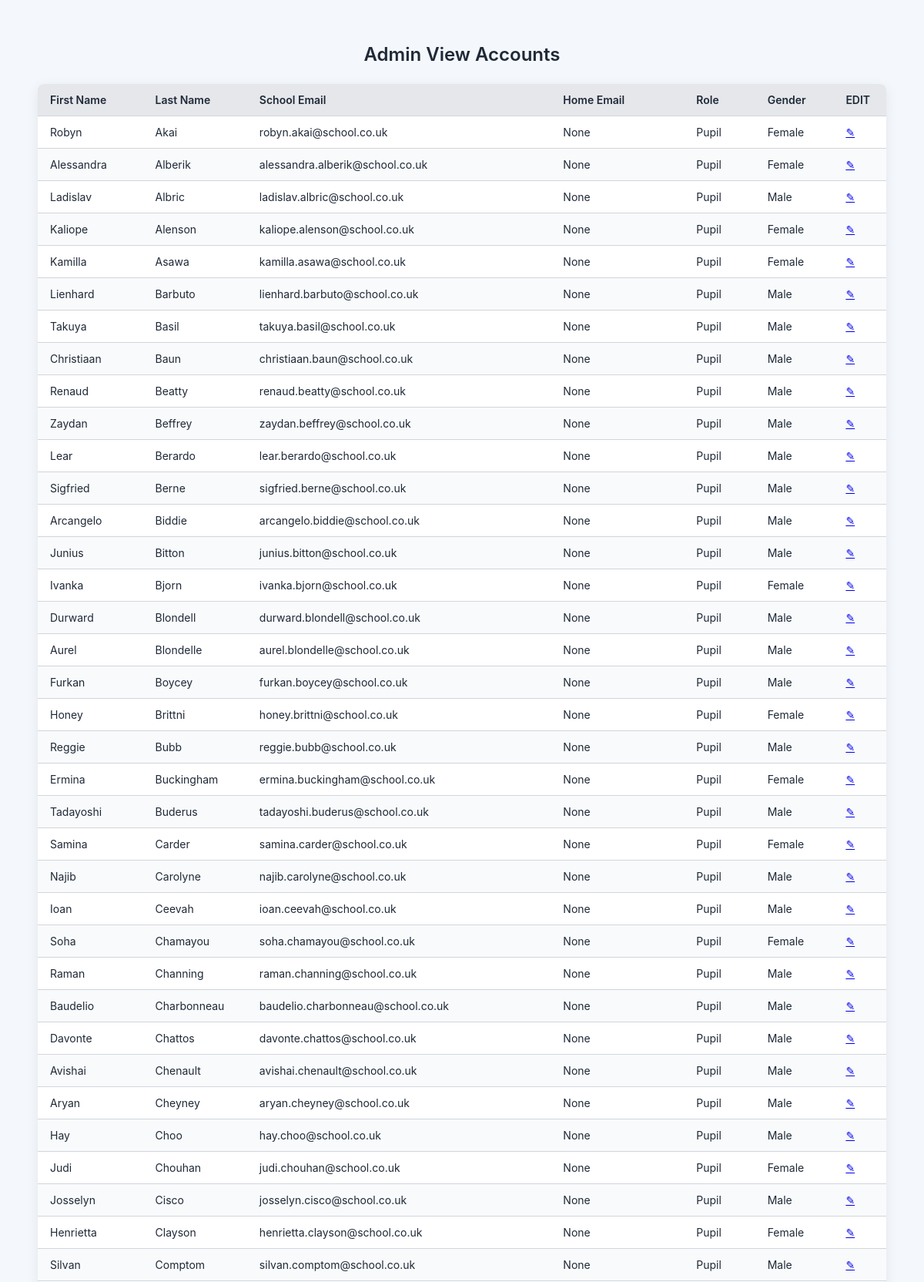
/sub/adminViewAccounts (upper part), run on the app's committed database.
### tables this page shows
CREATE TABLE "ACCOUNTS" (
	"UserID"	INTEGER NOT NULL UNIQUE,
	"FirstName"	TEXT NOT NULL,
	"LastName"	TEXT NOT NULL,
	"SchoolEmail"	TEXT NOT NULL UNIQUE,
	"HomeEmail"	TEXT UNIQUE,
	"Gender"	TEXT NOT NULL,
	"RoleID"	INTEGER NOT NULL, Password TEXT, Image TEXT,
	PRIMARY KEY("UserID")
);

CREATE TABLE "ROLES" (
	"RoleID"	INTEGER NOT NULL UNIQUE,
	"RoleName"	TEXT NOT NULL UNIQUE,
	PRIMARY KEY("RoleID")
);

### WEBPAGE/main.py (the view)
@app.route('/sub/adminViewAccounts', methods=['GET', 'POST'])
def adminViewAccounts():
    accounts = DB_interface.get_data("""
    SELECT
        FirstName,
        LastName,
        SchoolEmail,
        HomeEmail,
        RoleName,
        CASE
            WHEN Gender = 'm' THEN 'Male'
            WHEN Gender = 'f' THEN 'Female'
            ELSE 'Unknown'
        END AS Gender,
        UserID
    FROM
        ACCOUNTS
    JOIN
        ROLES ON ACCOUNTS.RoleID = ROLES.RoleID
    ORDER BY
        LastName,
        FirstName
    """)
    logger.info("Admin view accounts page")
    return render_template('sub/adminViewAccounts.html', accounts=accounts)

### WEBPAGE/DB_interface.py (called while the page is built)
def connect():
    try: # tries to connect
        conn = sqlite3.connect(db) # to the database
        return conn # returns the connection as an pointer
    except sqlite3.Error as e: # if it failes due to an error
        print(f"Error in connect: {e}") # prints the error
        return None

def close(conn): # closes the connection
    if conn: # if the connection exists
        conn.close() # close it

def get_data(query, params=()):
    conn = connect() # connects to the DB
    try:
        cursor = conn.cursor() # creates a cursor object
        cursor.execute(query, params) # executes the query with params
        rows = cursor.fetchall() # fetches all the data
        close(conn) # closes the connection
        return rows # returns the data
    except sqlite3.Error as e: # if it failes due to an error
        print(f"Error in get_data: {e}") # prints the error
        close(conn) # closes the connection
        return [] # returns an empty list

### WEBPAGE/templates/sub/adminViewAccounts.html (shortened to what this page needs)
<html>
<head>
    <link rel="stylesheet" href="{{ url_for('static', filename='style-adminViewAccounts.css') }}">
</head>
<body>
    <h1>Admin View Accounts</h1>
    <table>
        <thead>
            <tr>
                <th>First Name</th>
                <th>Last Name</th>
                <th>School Email</th>
                <th>Home Email</th>
                <th>Role</th>
                <th>Gender</th>
                <th>EDIT</th>
            </tr>
        </thead>
        <tbody>
            {% for account in accounts %}
            <tr>
                <td>{{ account[0] }}</td>
                <td>{{ account[1] }}</td>
                <td>{{ account[2] }}</td>
                <td>{{ account[3] }}</td>
                <td>{{ account[4] }}</td>
                <td>{{ account[5] }}</td>
                <td><a href="{{ url_for('edit_account', user_id=account[6]) }}">✎</a></td>
            </tr>
            {% endfor %}
        </tbody>
    </table>
</body>
</html>

### WEBPAGE/static/style-adminViewAccounts.css (style rules this page uses)
:root { --bg: #f4f7fb; --card: #ffffff; --header: #1f2937; --muted: #6b7280; --border: #d1d5db; --radius: 8px; }
* { box-sizing: border-box; }
body { margin: 0; font-family: Inter, system-ui, sans-serif; background: var(--bg); color: var(--header); padding: 40px 20px; display: flex; flex-direction: column; align-items: center; }
h1 { margin-bottom: 24px; font-size: 24px; font-weight: 600; text-align: center; }
table { width: 100%; max-width: 95%; border-collapse: collapse; background: var(--card); border-radius: var(--radius); overflow: hidden; box-shadow: 0 4px 16px rgba(0,0,0,0.08); }
thead { background: #e5e7eb; }
thead th { text-align: left; padding: 12px 16px; font-size: 14px; font-weight: 600; border-bottom: 1px solid var(--border); }
tbody td { padding: 12px 16px; font-size: 14px; border-bottom: 1px solid var(--border); }
tbody tr:nth-child(even) { background: #f9fafb; }

### data on the page
ACCOUNTS: FirstName "Robyn", LastName "Akai", SchoolEmail "robyn.akai@school.co.uk", account "None", RoleName "Pupil", account "Female"
ACCOUNTS: FirstName "Alessandra", LastName "Alberik", SchoolEmail "alessandra.alberik@school.co.uk", account "None", RoleName "Pupil", account "Female"
ACCOUNTS: FirstName "Ladislav", LastName "Albric", SchoolEmail "ladislav.albric@school.co.uk", account "None", RoleName "Pupil", account "Male"
ACCOUNTS: FirstName "Kaliope", LastName "Alenson", SchoolEmail "kaliope.alenson@school.co.uk", account "None", RoleName "Pupil", account "Female"
ACCOUNTS: FirstName "Kamilla", LastName "Asawa", SchoolEmail "kamilla.asawa@school.co.uk", account "None", RoleName "Pupil", account "Female"
ACCOUNTS: FirstName "Lienhard", LastName "Barbuto", SchoolEmail "lienhard.barbuto@school.co.uk", account "None", RoleName "Pupil", account "Male"
ACCOUNTS: FirstName "Takuya", LastName "Basil", SchoolEmail "takuya.basil@school.co.uk", account "None", RoleName "Pupil", account "Male"
ACCOUNTS: FirstName "Christiaan", LastName "Baun", SchoolEmail "christiaan.baun@school.co.uk", account "None", RoleName "Pupil", account "Male"
ACCOUNTS: FirstName "Renaud", LastName "Beatty", SchoolEmail "renaud.beatty@school.co.uk", account "None", RoleName "Pupil", account "Male"
ACCOUNTS: FirstName "Zaydan", LastName "Beffrey", SchoolEmail "zaydan.beffrey@school.co.uk", account "None", RoleName "Pupil", account "Male"
ACCOUNTS: FirstName "Lear", LastName "Berardo", SchoolEmail "lear.berardo@school.co.uk", account "None", RoleName "Pupil", account "Male"
ACCOUNTS: FirstName "Sigfried", LastName "Berne", SchoolEmail "sigfried.berne@school.co.uk", account "None", RoleName "Pupil", account "Male"
ACCOUNTS: FirstName "Arcangelo", LastName "Biddie", SchoolEmail "arcangelo.biddie@school.co.uk", account "None", RoleName "Pupil", account "Male"
ACCOUNTS: FirstName "Junius", LastName "Bitton", SchoolEmail "junius.bitton@school.co.uk", account "None", RoleName "Pupil", account "Male"
ACCOUNTS: FirstName "Ivanka", LastName "Bjorn", SchoolEmail "ivanka.bjorn@school.co.uk", account "None", RoleName "Pupil", account "Female"
ACCOUNTS: FirstName "Durward", LastName "Blondell", SchoolEmail "durward.blondell@school.co.uk", account "None", RoleName "Pupil", account "Male"
ACCOUNTS: FirstName "Aurel", LastName "Blondelle", SchoolEmail "aurel.blondelle@school.co.uk", account "None", RoleName "Pupil", account "Male"
ACCOUNTS: FirstName "Furkan", LastName "Boycey", SchoolEmail "furkan.boycey@school.co.uk", account "None", RoleName "Pupil", account "Male"
ACCOUNTS: FirstName "Honey", LastName "Brittni", SchoolEmail "honey.brittni@school.co.uk", account "None", RoleName "Pupil", account "Female"
ACCOUNTS: FirstName "Reggie", LastName "Bubb", SchoolEmail "reggie.bubb@school.co.uk", account "None", RoleName "Pupil", account "Male"
ACCOUNTS: FirstName "Ermina", LastName "Buckingham", SchoolEmail "ermina.buckingham@school.co.uk", account "None", RoleName "Pupil", account "Female"
ACCOUNTS: FirstName "Tadayoshi", LastName "Buderus", SchoolEmail "tadayoshi.buderus@school.co.uk", account "None", RoleName "Pupil", account "Male"
ACCOUNTS: FirstName "Samina", LastName "Carder", SchoolEmail "samina.carder@school.co.uk", account "None", RoleName "Pupil", account "Female"
ACCOUNTS: FirstName "Najib", LastName "Carolyne", SchoolEmail "najib.carolyne@school.co.uk", account "None", RoleName "Pupil", account "Male"
ACCOUNTS: FirstName "Ioan", LastName "Ceevah", SchoolEmail "ioan.ceevah@school.co.uk", account "None", RoleName "Pupil", account "Male"
ACCOUNTS: FirstName "Soha", LastName "Chamayou", SchoolEmail "soha.chamayou@school.co.uk", account "None", RoleName "Pupil", account "Female"
ACCOUNTS: FirstName "Raman", LastName "Channing", SchoolEmail "raman.channing@school.co.uk", account "None", RoleName "Pupil", account "Male"
ACCOUNTS: FirstName "Baudelio", LastName "Charbonneau", SchoolEmail "baudelio.charbonneau@school.co.uk", account "None", RoleName "Pupil", account "Male"
ACCOUNTS: FirstName "Davonte", LastName "Chattos", SchoolEmail "davonte.chattos@school.co.uk", account "None", RoleName "Pupil", account "Male"
ACCOUNTS: FirstName "Avishai", LastName "Chenault", SchoolEmail "avishai.chenault@school.co.uk", account "None", RoleName "Pupil", account "Male"
ACCOUNTS: FirstName "Aryan", LastName "Cheyney", SchoolEmail "aryan.cheyney@school.co.uk", account "None", RoleName "Pupil", account "Male"
ACCOUNTS: FirstName "Hay", LastName "Choo", SchoolEmail "hay.choo@school.co.uk", account "None", RoleName "Pupil", account "Male"
ACCOUNTS: FirstName "Judi", LastName "Chouhan", SchoolEmail "judi.chouhan@school.co.uk", account "None", RoleName "Pupil", account "Female"
ACCOUNTS: FirstName "Josselyn", LastName "Cisco", SchoolEmail "josselyn.cisco@school.co.uk", account "None", RoleName "Pupil", account "Male"
ACCOUNTS: FirstName "Henrietta", LastName "Clayson", SchoolEmail "henrietta.clayson@school.co.uk", account "None", RoleName "Pupil", account "Female"
ACCOUNTS: FirstName "Silvan", LastName "Comptom", SchoolEmail "silvan.comptom@school.co.uk", account "None", RoleName "Pupil", account "Male"
